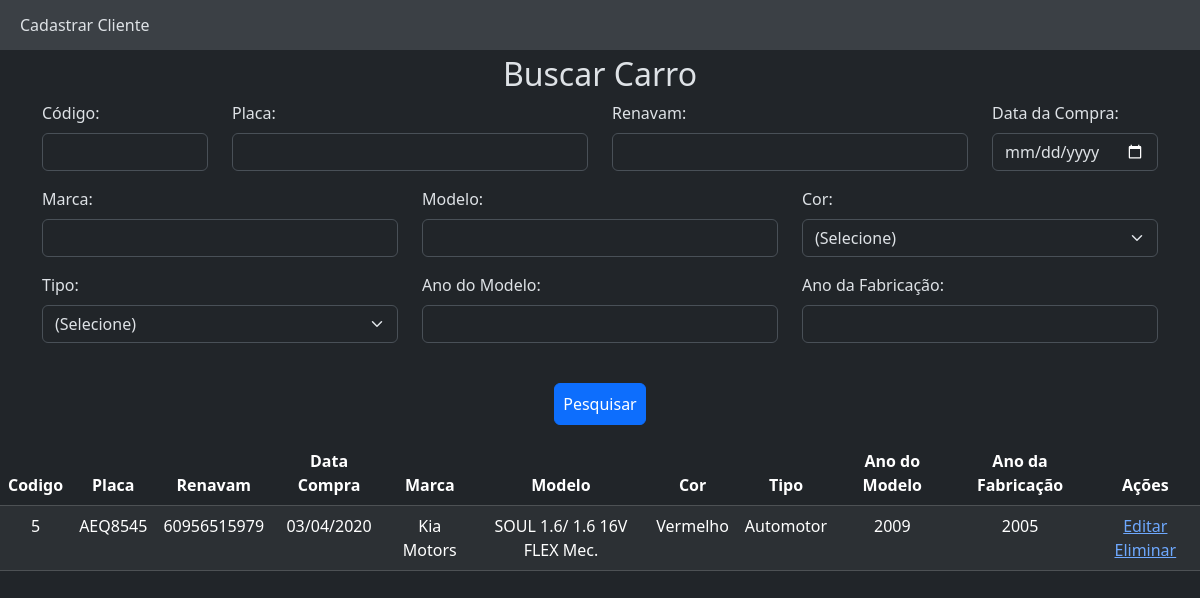
Screenshot of /index.php?codigo=5 with the database file from the repository.
### tables this page shows
CREATE TABLE IF NOT EXISTS `carro` (
  `codigo` int(5) NOT NULL AUTO_INCREMENT,
  `placa` varchar(7) DEFAULT NULL,
  `renavam` varchar(11) DEFAULT NULL,
  `data_compra` date DEFAULT NULL,
  `marca` varchar(30) DEFAULT NULL,
  `modelo` varchar(45) DEFAULT NULL,
  `cor` int(1) DEFAULT NULL,
  `tipo` varchar(1) DEFAULT NULL,
  `ano_modelo` int(4) DEFAULT NULL,
  `ano_fabricacao` int(4) DEFAULT NULL,
  PRIMARY KEY (`codigo`)
);

### classes/bancoDeDados/Conexao.php (called while the page is built)
<?php
class Conexao
{
    public function getConexao()
    {
        $host = 'localhost';
        $port = 3306;
        $dbName = 'carros_crud';
        $usuario = 'root';
        $senha = '';
        $con = new PDO
        (
            "mysql:host=" . $host . ";port=" . $port . ";dbname=" . $dbName . "",
            $usuario,
            $senha
        );
        return $con;
    }
}
?>

### classes/bancoDeDados/Carro.php (called while the page is built, shortened)
<?php
require 'Conexao.php';
require 'model/CarroModel.php';
class Carro
{
    private $conexao;
    public function __construct()
    {
        $con = new Conexao();
        $this->conexao = $con->getConexao();
    }
    private function mapear($q)
    {
        $listaDeCarros = [];
        foreach ($q as $dados) {
            $carro = new CarroModel();
            $carro->codigo = $dados['codigo'];
            $carro->placa = $dados['placa'];
            $carro->renavam = $dados['renavam'];
            $carro->data_compra = $dados['data_compra'];
            $carro->marca = $dados['marca'];
            $carro->modelo = $dados['modelo'];
            $carro->cor = $dados['cor'];
            $carro->tipo = $dados['tipo'];
            $carro->ano_modelo = $dados['ano_modelo'];
            $carro->ano_fabricacao = $dados['ano_fabricacao'];
            $listaDeCarros[] = $carro;
        }
        return $listaDeCarros;
    }
    public function pesquisarPorCodigo($codigo, $limite = 10000)
    {
        $sql = "select * from carro where codigo = :codigo limit " . $limite;
        $q = $this->conexao->prepare($sql);
        $q->bindParam(':codigo', $codigo);
        $q->execute();
        return $this->mapear($q);
    }
}
?>

### model/CarroModel.php (called while the page is built, shortened)
<?php
class CarroModel
{
    public $data_compra;
    public $cor;
    public $tipo;
    public function getCorFormatado()
    {
        $corDescritiva = '';
        if ($this->cor == '1') {
            $corDescritiva = 'Amarelo';
        } else if ($this->cor == '2') {
            $corDescritiva = 'Azul';
        } else if ($this->cor == '3') {
            $corDescritiva = 'Bege';
        } else if ($this->cor == '4') {
            $corDescritiva = 'Branco';
        } else if ($this->cor == '5') {
            $corDescritiva = 'Cinza';
        } else if ($this->cor == '6') {
            $corDescritiva = 'Dourado';
        } else if ($this->cor == '7') {
            $corDescritiva = 'Grena';
        } else if ($this->cor == '8') {
            $corDescritiva = 'Laranja';
        } else if ($this->cor == '9') {
            $corDescritiva = 'Marrom';
        } else if ($this->cor == '10') {
            $corDescritiva = 'Prata';
        } else if ($this->cor == '11') {
            $corDescritiva = 'Preto';
        } else if ($this->cor == '12') {
            $corDescritiva = 'Rosa';
        } else if ($this->cor == '13') {
            $corDescritiva = 'Roxo';
        } else if ($this->cor == '14') {
            $corDescritiva = 'Verde';
        } else if ($this->cor == '15') {
            $corDescritiva = 'Vermelho';
        } else if ($this->cor == '16') {
            $corDescritiva = 'Fantasia';
        }
        return $corDescritiva;
    }
    public function getTipoFormatado()
    {
        $tipoDescritivo = '';
        if ($this->tipo == 'a') {
            $tipoDescritivo = 'Automotor';
        } else if ($this->tipo == 'e') {
            $tipoDescritivo = 'Elétrico';
        } else if ($this->tipo == 'p') {
            $tipoDescritivo = 'Propulsão Humana';
        } else if ($this->tipo == 'd') {
            $tipoDescritivo = 'De tração animal';
        } else if ($this->tipo == 'r') {
            $tipoDescritivo = 'Reboque';
        } else if ($this->tipo == 's') {
            $tipoDescritivo = 'Semirreboque';
        }
        return $tipoDescritivo;
    }
    public function getDataCompraFormatado()
    {
        $tempoDataCompra = strtotime($this->data_compra);
        $dataCompra = date('d/m/Y', $tempoDataCompra);
        return $dataCompra;
    }
}
?>

### index.php (the view, shortened to what this page needs)
<?php
require 'classes/bancoDeDados/Carro.php';
$c = new Carro();
$carros = [];
if (isset($_GET['codigo'])) {
    $codigo = $_GET['codigo'];
    $placa = $_GET['placa'];
    $renavam = $_GET['renavam'];
    $data_compra = $_GET['data_compra'];
    $marca = $_GET['marca'];
    $modelo = $_GET['modelo'];
    $cor = $_GET['cor'];
    $tipo = $_GET['tipo'];
    $ano_modelo = $_GET['ano_modelo'];
    $ano_fabricacao = $_GET['ano_fabricacao'];
}
if ($codigo != '') {
    $carros = $c->pesquisarPorCodigo($codigo);
} else if ($placa != '') {
    $carros = $c->pesquisarPorPlaca($nome);
} else if ($renavam != '') {
    $carros = $c->pesquisarPorRenavam($renavam);
} else if ($data_compra != '') {
    $carros = $c->pesquisarPorDataCompra($data_compra);
} else if ($marca != '') {
    $carros = $c->pesquisarPorMarca($marca);
} else if ($modelo != '') {
    $carros = $c->pesquisarPorModelo($modelo);
} else if ($cor != '') {
    $carros = $c->pesquisarPorCor($cor);
} else if ($tipo != '') {
    $carros = $c->pesquisarPorTipo($tipo);
} else if ($ano_modelo != '') {
    $carros = $c->pesquisarPorAnoModelo($ano_modelo);
} else if ($ano_fabricacao != '') {
    $carros = $c->pesquisarPorAnoFabricacao($ano_fabricacao);
} else {
    $carros = $c->listar();
}
?>
<!DOCTYPE html>
<html lang="pt-br" data-bs-theme="dark">
<head>
    <link href="https://cdn.jsdelivr.net/npm/bootstrap@5.3.2/dist/css/bootstrap.min.css" rel="stylesheet"
>
    <link rel="stylesheet" href="style.css">
</head>
<body>
    <nav>
        <a class="navA" href="atualizar.php">Cadastrar Cliente</a>
    </nav>
    <h2>Buscar Carro</h2>
    <div class="container">
        <form type="submit" class="pb-3" action="index.php">
            <div class="row">
                <div class="col-2 mb-3">
                    <label for="codigo" class="form-label">Código:</label><br>
                    <input type="number" id="codigo" name="codigo" class="form-control">
                </div>
                <div class="col-4 mb-3">
                    <label for="placa" class="form-label">Placa:</label><br>
                    <input type="text" id="placa" name="placa" class="form-control">
                </div>
                <div class="col-4 mb-3">
                    <label for="renavam" class="form-label">Renavam:</label><br>
                    <input type="text" id="renavam" name="renavam" class="form-control">
                </div>
                <div class="col-2 mb-3">
                    <label for="data_compra" class="form-label">Data da Compra:</label><br>
                    <input type="date" id="data_compra" name="data_compra" class="form-control">
                </div>
                <div class="col-4 mb-3">
                    <label for="marca" class="form-label">Marca:</label><br>
                    <input type="text" id="marca" name="marca" class="form-control">
                </div>
                <div class="col-4 mb-3">
                    <label for="modelo" class="form-label">Modelo:</label><br>
                    <input type="text" id="modelo" name="modelo" class="form-control">
                </div>
                <div class="col-4 mb-3">
                    <label for="cor" class="form-label">Cor:</label><br>
                    <select name="cor" id="cor" class="form-select">
                        <option value="">(Selecione)</option>
                    </select>
                </div>
                <div class="col-4 mb-3">
                    <label for="tipo" class="form-label">Tipo:</label><br>
                    <select name="tipo" id="tipo" class="form-select">
                        <option value="">(Selecione)</option>
                    </select>
                </div>
                <div class="col-4 mb-3">
                    <label for="ano_modelo" class="form-label">Ano do Modelo:</label><br>
                    <input type="text" id="ano_modelo" name="ano_modelo" class="form-control">
                </div>
                <div class="col-4 mb-3">
                    <label for="ano_fabricacao" class="form-label">Ano da Fabricação:</label><br>
                    <input type="text" id="ano_fabricacao" name="ano_fabricacao" class="form-control">
                </div>
            </div>
                <div class="col colBotao">
                    <button type="submit" class="btn btn-primary mt-4 p-2">Pesquisar</button>
                </div>
        </form>
    </div>
    <table class="table table-dark table-striped">
        <thead>
            <tr>
                <th>Codigo</th>
                <th>Placa</th>
                <th>Renavam</th>
                <th>Data Compra</th>
                <th>Marca</th>
                <th>Modelo</th>
                <th>Cor</th>
                <th>Tipo</th>
                <th>Ano do Modelo</th>
                <th>Ano da Fabricação</th>
                <th>Ações</th>
            </tr>
        </thead>
        <tbody>
            <?php
            foreach ($carros as $carro) {
                ?>
                <tr>
                    <td>
                        <?php echo $carro->codigo; ?>
                    </td>
                    <td>
                        <?php echo $carro->placa; ?>
                    </td>
                    <td>
                        <?php echo $carro->renavam; ?>
                    </td>
                    <td>
                        <?php echo $carro->getDataCompraFormatado(); ?>
                    </td>
                    <td>
                        <?php echo $carro->marca; ?>
                    </td>
                    <td>
                        <?php echo $carro->modelo; ?>
                    </td>
                    <td>
                        <?php echo $carro->getCorFormatado(); ?>
                    </td>
                    <td>
                        <?php echo $carro->getTipoFormatado(); ?>
                    </td>
                    <td>
                        <?php echo $carro->ano_modelo; ?>
                    </td>
                    <td>
                        <?php echo $carro->ano_fabricacao; ?>
                    </td>
                    <td>
                        <a href="atualizar.php?codigo=<?php echo $carro->codigo; ?>">Editar</a>
                        <a href="deletar.php?codigoEliminar=<?php echo $carro->codigo; ?>">Eliminar</a>
                    </td>
                </tr>
            <?php } ?>
        </tbody>
    </table>
</body>
</html>

### style.css (style rules this page uses)
h2 { text-align: center; }
form { justify-content: center; }
td { text-align: center; }
th { text-align: center; }
.col { margin: auto auto; }
nav { top: 0; left: 0; right: 0; background-color: #3b4045; height: 50px; display: flex; align-items: center; padding: 0 20px; margin-bottom: 5px; }
.navA { text-decoration: none; color: #DEE2E6; }
.colBotao { display: flex; justify-content: center; }

### rows the page displays
carro: codigo "5", placa "AEQ8545", renavam "60956515979", data_compra "03/04/2020", marca "Kia Motors", modelo "SOUL 1.6/ 1.6 16V FLEX Mec.", cor "Vermelho", tipo "Automotor", ano_modelo "2009", ano_fabricacao "2005"
